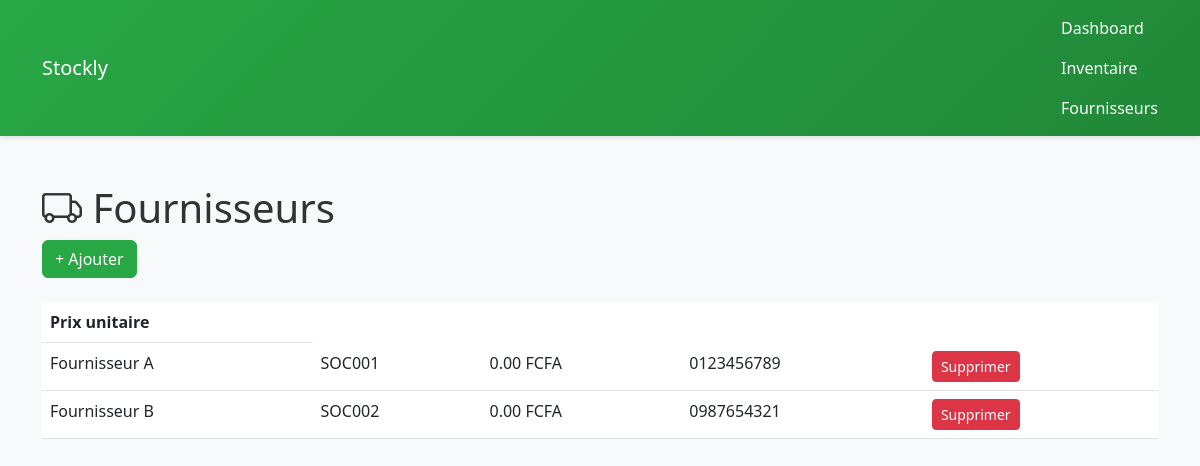
Page /suppliers.php (signed in) on the committed database.
### tables this page shows
CREATE TABLE suppliers (
    id INT AUTO_INCREMENT PRIMARY KEY,
    name VARCHAR(100) NOT NULL,
    company_num VARCHAR(50),
    contact VARCHAR(100),
    phone VARCHAR(20),
    address TEXT,
    created_at TIMESTAMP DEFAULT CURRENT_TIMESTAMP
);

### suppliers.php (the view, shortened to what this page needs)
<?php
require_once 'config.php';
$suppliers = $pdo->query("SELECT * FROM suppliers ORDER BY name")->fetchAll();
?>
<!DOCTYPE html>
<html lang="fr">
<head>
    <link href="https://cdn.jsdelivr.net/npm/bootstrap@5.3.0/dist/css/bootstrap.min.css" rel="stylesheet">
    <link href="https://cdn.jsdelivr.net/npm/bootstrap-icons@1.10.0/font/bootstrap-icons.css" rel="stylesheet">
    <link rel="stylesheet" href="assets/css/stockly.css">
</head>
<body>
    <nav class="navbar"><div class="container">
        <a class="navbar-brand" href="dashboard.php">Stockly</a>
        <div class="navbar-nav ms-auto">
            <a class="nav-link" href="dashboard.php">Dashboard</a>
            <a class="nav-link" href="inventory.php">Inventaire</a>
            <a class="nav-link active" href="#">Fournisseurs</a>
        </div>
    </div></nav>
    <div class="container my-5">
        <h1><i class="bi bi-truck"></i> Fournisseurs</h1>
        <button class="btn btn-primary mb-4" data-bs-toggle="modal" data-bs-target="#addSupplierModal">+ Ajouter</button>
        <div class="table-responsive">
            <table class="table">
<th>Prix unitaire</th>
                <tbody>
                    <?php foreach ($suppliers as $sup): ?>
                    <tr>
                        <td><?php echo htmlspecialchars($sup['name']); ?></td>
                        <td><?php echo htmlspecialchars($sup['company_num']); ?></td>
<td><?php echo number_format($sup['prix_unitaire'] ?? 0, 2); ?> FCFA</td>
                        <td><?php echo htmlspecialchars($sup['phone']); ?></td>
                        <td><button class="btn btn-sm btn-danger delete-sup" data-id="<?php echo $sup['id']; ?>">Supprimer</button></td>
                    </tr>
                    <?php endforeach; ?>
                </tbody>
            </table>
        </div>
    </div>
</body>
</html>

### assets/css/stockly.css (style rules this page uses)
body { background-color: #f8f9fa; font-family: 'Segoe UI', Tahoma, Geneva, Verdana, sans-serif; color: #333; }
:root { --primary-green: #28a745; --green-dark: #218838; --white: #ffffff; --light-gray: #f8f9fa; --border-gray: #dee2e6; }
.navbar { background: linear-gradient(135deg, var(--primary-green), var(--green-dark)) !important; box-shadow: 0 2px 4px rgba(0,0,0,0.1); }
.navbar-brand, .nav-link { color: var(--white) !important; }
.btn-primary { background-color: var(--primary-green); border-color: var(--primary-green); }
.table { background: var(--white); }

### rows in the picture
suppliers: name "Fournisseur A", company_num "SOC001", prix_unitaire "0.00", phone "0123456789"
suppliers: name "Fournisseur B", company_num "SOC002", prix_unitaire "0.00", phone "0987654321"
